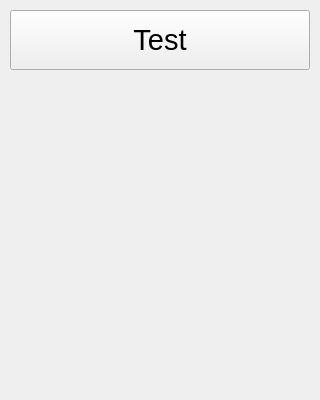
<?xml version="1.0" encoding="UTF-8"?>
<ui version="4.0">
 <class>VodDownloader</class>
 <widget class="QMainWindow" name="VodDownloader">
  <property name="geometry">
   <rect>
    <x>0</x>
    <y>0</y>
    <width>320</width>
    <height>400</height>
   </rect>
  </property>
  <property name="font">
   <font>
    <pointsize>22</pointsize>
   </font>
  </property>
  <property name="windowTitle">
   <string>VOD Downloader</string>
  </property>
  <property name="windowIcon">
   <iconset>
    <normaloff>../assets/icon.png</normaloff>../assets/icon.png</iconset>
  </property>
  <property name="locale">
   <locale language="English" country="UnitedStates"/>
  </property>
  <widget class="QWidget" name="centralwidget">
   <widget class="QPushButton" name="vodButton">
    <property name="geometry">
     <rect>
      <x>10</x>
      <y>10</y>
      <width>300</width>
      <height>60</height>
     </rect>
    </property>
    <property name="text">
     <string>Test</string>
    </property>
   </widget>
  </widget>
 </widget>
 <resources/>
 <connections/>
</ui>
